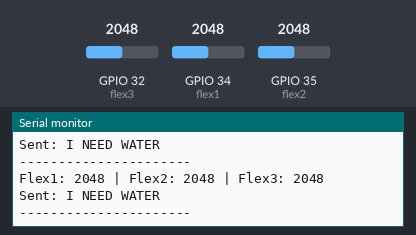
A sketch run on a simulated ESP32. On the bench: the last lines printed to the serial monitor. The test bench sets the inputs (shaded band); at power-on: GPIO 34 (flex1) = 2048, GPIO 35 (flex2) = 2048, GPIO 32 (flex3) = 2048. WiFi joins after 1.5 s; servers stay silent unless stated.

Above: at 3.0 s.
3.1 s: GPIO 34 (flex1) set to 510
At 3.7 s:
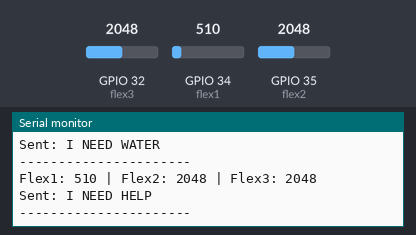
5.3 s: GPIO 35 (flex2) set to 60
At 5.7 s:
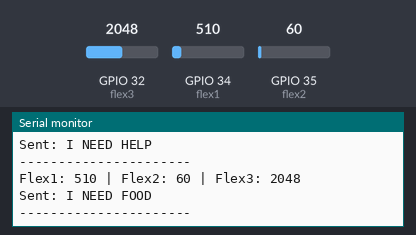
7.3 s: GPIO 32 (flex3) set to 510
At 7.7 s:
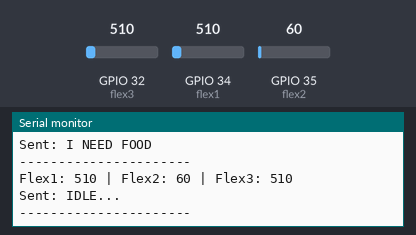
9.3 s: GPIO 32 (flex3) set to 491
At 9.7 s:
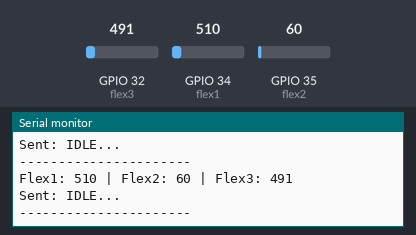
10.8 s: GPIO 34 (flex1) set to 491
At 11.3 s:
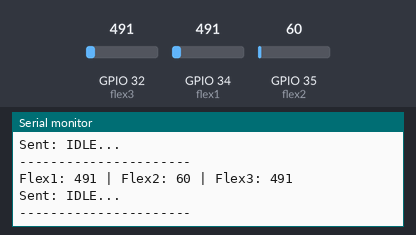
12.3 s: GPIO 35 (flex2) set to 0
At 12.8 s:
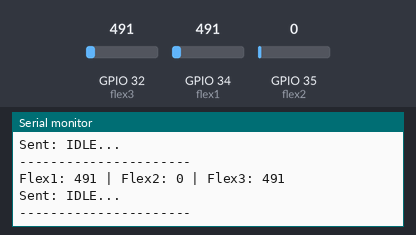
Timing chart, 0 to 14.8 s (numbered marks = the images above; inputs shaded):
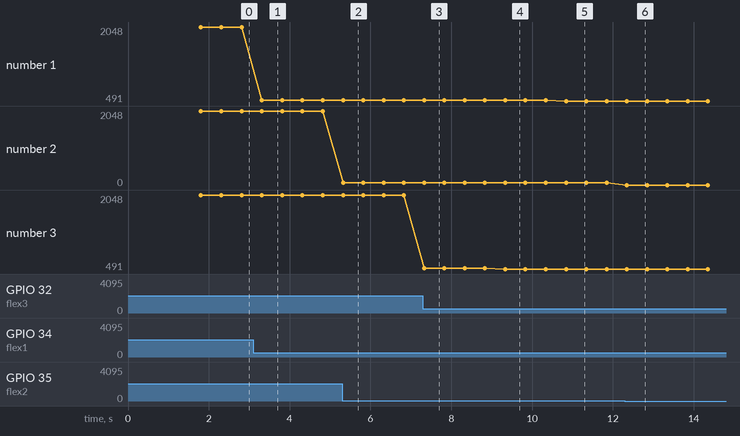

Measured:
- after the input at 3.1 s, the serial monitor: prints a new line after 0.21 s (image 1)
- after the input at 5.3 s, the serial monitor: prints a new line at once (image 2)
- after the input at 7.3 s, the serial monitor: prints a new line at once (image 3)
- after the input at 9.3 s, the serial monitor: prints a new line at once (image 4)
- after the input at 10.8 s, the serial monitor: prints a new line at once (image 5)
- after the input at 12.3 s, the serial monitor: prints a new line after 0.05 s (image 6)
- plotted number 1: 2048 → 510 after the input at 3.1 s
- plotted number 2: 2048 → 60 after the input at 5.3 s, 60 → 0 after the input at 12.3 s

The sketch:

esp_sender_now.ino
```cpp
#define BLYNK_TEMPLATE_ID "TMPL3nb_xi7ZI"
#define BLYNK_TEMPLATE_NAME "Smart Glove"
#define BLYNK_AUTH_TOKEN "twDigfESGIBgI9VbZd-uoKC8t5g0o_vT"
#include <WiFi.h>
#include <esp_now.h>
#include <BlynkSimpleEsp32.h>


char ssid[] = "xyz", pass[] = "IOT123456";

// Flex sensor pins
int flex1 = 34;
int flex2 = 35;
int flex3 = 32;
int BUZZER= 25;

// Replace with your ESP8266 receiver MAC address
const uint8_t receiverMac[6] = {0xC4, 0x5B, 0xBE, 0x62, 0xE2, 0x35};


void setup() {
  Serial.begin(115200);

  // Connect Blynk (internet side)
  Blynk.begin(BLYNK_AUTH_TOKEN, ssid, pass);

  // Init ESP-NOW (direct WiFi comms)
  WiFi.mode(WIFI_STA);
  if (esp_now_init() != ESP_OK) {
    Serial.println("ESP-NOW init failed!");
    return;
  }

  esp_now_peer_info_t peerInfo = {};
  memcpy(peerInfo.peer_addr, receiverMac, 6);
  peerInfo.channel = 0;
  peerInfo.encrypt = false;

  if (esp_now_add_peer(&peerInfo) == ESP_OK) {
    Serial.println("ESP32 Sender ready");
  } else {
    Serial.println("Failed to add peer");
  }
}

void loop() {
  Blynk.run();

  // Read flex sensors
  int v0 = analogRead(flex1);
  int v1 = analogRead(flex2);
  int v2 = analogRead(flex3);

  // Print flex values to Serial Monitor
  Serial.print("Flex1: "); Serial.print(v0);
  Serial.print(" | Flex2: "); Serial.print(v1);
  Serial.print(" | Flex3: "); Serial.println(v2);

  // Decide message
  String msg = "Idle...";
  if (v0 > 550) { msg = "I NEED WATER"; Blynk.virtualWrite(V0, msg); }
  else if (v1 > 100) { msg = "I NEED HELP"; Blynk.virtualWrite(V1, msg); }
  else if (v2 > 545) { msg = "I NEED FOOD"; Blynk.virtualWrite(V2, msg); }
else { msg = "IDLE..."; Blynk.virtualWrite(V3, msg); }


  // Send message to ESP8266 receiver
  esp_now_send(receiverMac, (uint8_t*) msg.c_str(), msg.length());

  // Also log what was sent
  Serial.println("Sent: " + msg);
  Serial.println("----------------------");

  delay(500);
}
```
